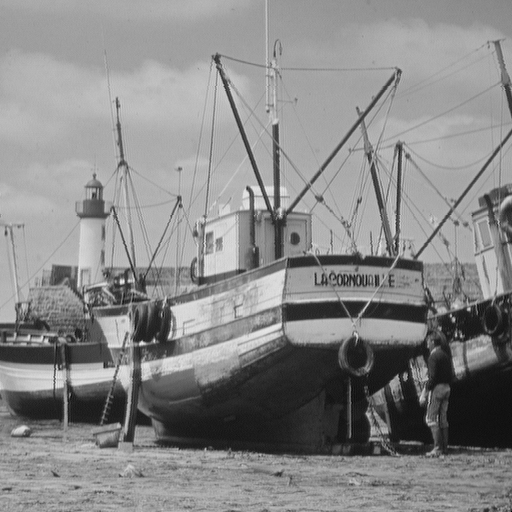
#> input picture Labs/Labs/Lab3/img/boat.png, 512 x 512 px
$ jupyter execute lab3_alexandre.ipynb   (shell and % lines are left out)
#> lines starting #> are read from the running program, lines starting #| are printed output that depends on the picture
# Practical session 3 - Brownian motion, Fourier transform

Students (pair):
- [Student 1]([link](https://github.com/username1))
- [Student 2]([link](https://github.com/username2))

```
conda create --name=lab3 --file=requirement.txt
conda activate lab3
# do not forget to deactivate the environment if needed
# you can remove the environment once you are done
conda env remove --name=lab3
```

## <a name="ex1">Exercise 1: Brownian motion</a>

This first exercise consists in generating a Brownian motion on the closed unit ball $\mathcal{B}(\mathbf{0}, 1) = \{ \mathbf{x} \mid \Vert \mathbf{x} \Vert  \leq 1\}$, focusing first on the 2-D case. The Brownian motion is a random walk with independent, identically distributed Gaussian increments, appearing for instance in thermodynamics and statistical mechanics (to model the evolution of a large particle in a medium composed of a large number of small particles, ...). It is also connected to the diffusion process (Einstein).

Let $N \in \mathbb{N}^*$, $\delta > 0$, and $\mathbf{x} = (x_1, x_2) \in  \mathcal{B}(\mathbf{0}, 1)$. The first $N$ steps of a 2-D discrete-time Brownian motion $W$ can be generated as follows

\begin{align*}
    W_0 &= \mathbf{x}, \\
    %
    (\forall n \in \{1, \dotsc, N-1 \}), \quad W_n &= W_{n−1} + \sqrt{\delta} G_n, \quad G_n \sim \mathcal{N}(\mathbf{0}, \mathbf{I}),
\end{align*}

where $\mathcal{N}(\mathbf{0}, \mathbf{I})$ is a Gaussian distribution with mean $\mathbf{0}$ and identity covariance matrix.

1. Define a random generator `rng`, set to a known state for reproducibility (see session 2).

**Answer:**

[cell 1]
# your code

2. Implement a function `brownian_motion(niter, x, step, rng)` which

    - simulates $W$ until it reaches the boundary of $\mathcal{B}(\mathbf{0}, 1)$, using a maximum of $N$ iterations (`niter`), a starting point $\mathbf{x} \in \mathcal{B}(\mathbf{0}, 1)$ (`x`) and step-size $\delta$ (`step`);
    - interpolates linearly between the two last positions to determine the points $W^*$ where the trajectory crosses the boundary (if applicable);
    - returns both the whole random walk $W$ and, if appropriate, the point at the intersection between the last segment of the trajectory and $\mathcal{B}(\mathbf{0}, 1)$.

> Hint:
> - you can easily derive a closed form expression for $W^*$, observing that $\Vert W^* \Vert^2= 1$ and $W^* \in [W_{n-1}, W_n]$.
> - you can also take a look at [`np.roots`](https://numpy.org/doc/stable/reference/generated/numpy.roots.html?highlight=roots#numpy.roots) if needed.

> Recall of the Linear Interpolation (LERP) for $n$-dimensional vectors:
> - Clearly, $\vec{D}=\alpha \vec{C}$ with $\alpha \in [0, 1]$ and hence $\vec{P}-\vec{B}= \alpha (\vec{A}-\vec{B})$ which is equivalent to $\vec{P}= (1-\alpha) \vec{B} + \alpha \vec{A}$.

**Answer:**

[cell 2]
# your code

3. Diplay the trajectory of a Brownian motion starting from $\mathbf{x} = (0.2, 0.4)$, using $\delta = 10^{-2}$, $N = 1000$. Display the unit circle on the same figure, and highlight the intersection with the boundary of the domain (whenever it exists).

> Hint: to draw the unit disk, you can use for instance:
> ```python
> circle = plt.Circle((0,0), 1)
> fig, ax = plt.subplots()
> plt.xlim(-1.25,1.25)
> plt.ylim(-1.25,1.25)
> plt.grid(linestyle = "--", zorder = 1)
> ax.set_aspect(1)
> ax.add_artist(circle)
> ```

**Answer:**

[cell 3]
# your code

4. Represent, on the same figure, 4 other trajectories of $W$ with the same parameters.

**Answer:**

[cell 4]
# your code

5. [Bonus] Generalize the procedure to a $M$-dimensional Brownian motion, $M > 2$.

**Answer:**

[cell 5]
# your code

---
## <a name="ex2">Exercise 2: 2D Fourier transform, ideal low-pass filter and linear convolution</a>

In this exercise, we explore the use of the 2-dimensional Fourier transform to filter an image, and convolve it with a blurring kernel.

1\. Load and display one of the images contained in the `img/` folder. The image will be denoted by $\mathbf{X} \in \mathbb{R}^{M_1 \times N_1}$ in the rest of this exercise.

**Answer:**

[cell 6]
import matplotlib.pyplot as plt
from PIL import Image

# Load the image
image_path = 'img/boat.png'  # Replace with the actual path to your image
img = Image.open(image_path)
#> img is the input picture: PIL image 512x512 P; min 0, max 239, mean 136.1

# Display the image using matplotlib
plt.imshow(img)
plt.title('Cameraman')  # Optional: Add a title
plt.axis('off')  # Optional: Turn off axis labels
plt.show()

2\. Let $\mathcal{F}$ denote the 2D discrete Fourier transform. Compute $|\mathcal{F}(\mathbf{X})|^2$, the spectrum of the image $\mathbf{X} \in \mathbb{R}^{M_1 \times N_1}$ (i.e., the term-wise squared absolute value of its Fourier transform) loaded in 1. Display the result in logarithmic scale.

a) In this representation, where is the pixel of the spectrum associated with the null frequency located?

b) Take a look at the documentation of `np.fft.fftshift`. Use it to ensure that the null frequency is located at the center of the image.

**Answer:**

[cell 7]
import numpy as np
img_array = np.array(img)
fft_img = np.fft.fft2(img)

magnitude_spectrum = np.abs(fft_img)**2

plt.imshow(magnitude_spectrum, cmap='coolwarm', norm="log")
plt.title('Spectre de Fourier en échelle logarithmique')
plt.colorbar()
plt.show()
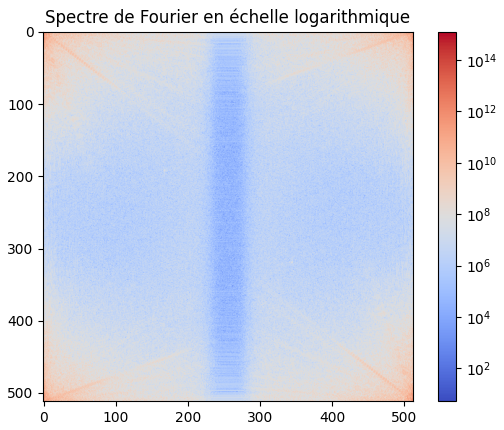
#> figure drawn by matplotlib, 2 panels

Dans cette représentation les pixels de fréquence nule se situent vers le centre de l'image

[cell 8]
fft_shift = np.fft.ifftshift(fft_img)

magnitude_spectrum_shifted = np.abs(fft_shift)**2

plt.imshow(magnitude_spectrum_shifted, cmap='coolwarm', norm="log")
plt.title('Spectre de Fourier centré, en échelle logarithmique')
plt.colorbar()
plt.show()
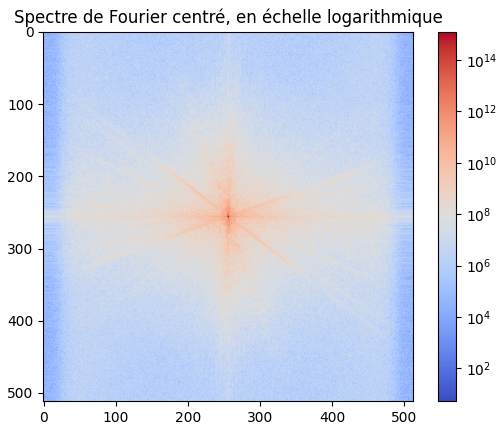
#> figure drawn by matplotlib, 2 panels

$ run again, with Labs/Labs/Lab3/img/cameraman.png copied over Labs/Labs/Lab3/img/boat.png
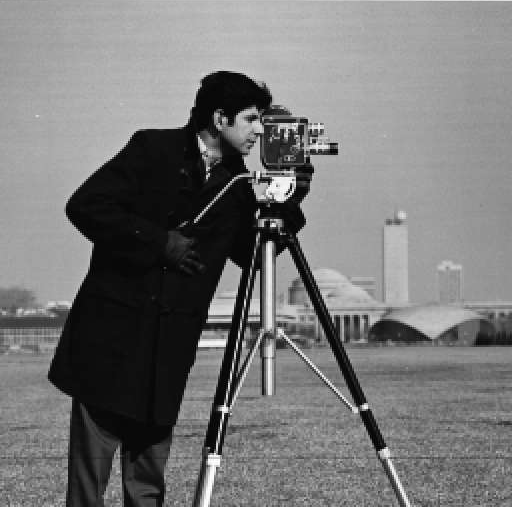
#> input picture Labs/Labs/Lab3/img/cameraman.png, 512 x 507 px
#> img is the input picture: PIL image 512x507 L; min 0, max 255, mean 118.5
#> `plt.show()`:
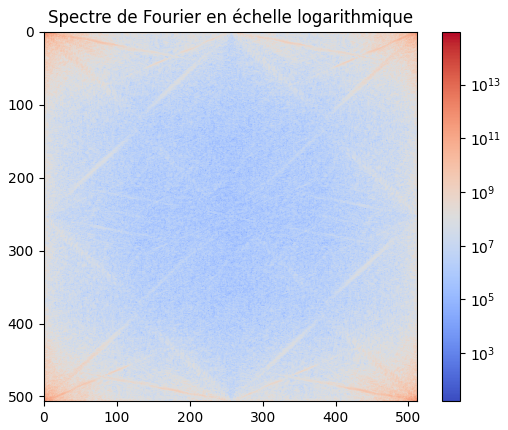
#> figure drawn by matplotlib, 2 panels
#> `plt.show()`:
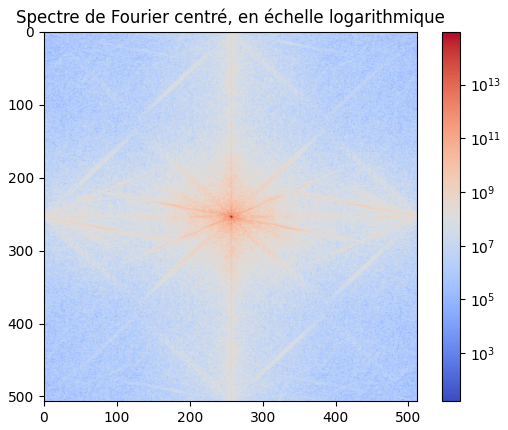
#> figure drawn by matplotlib, 2 panels
